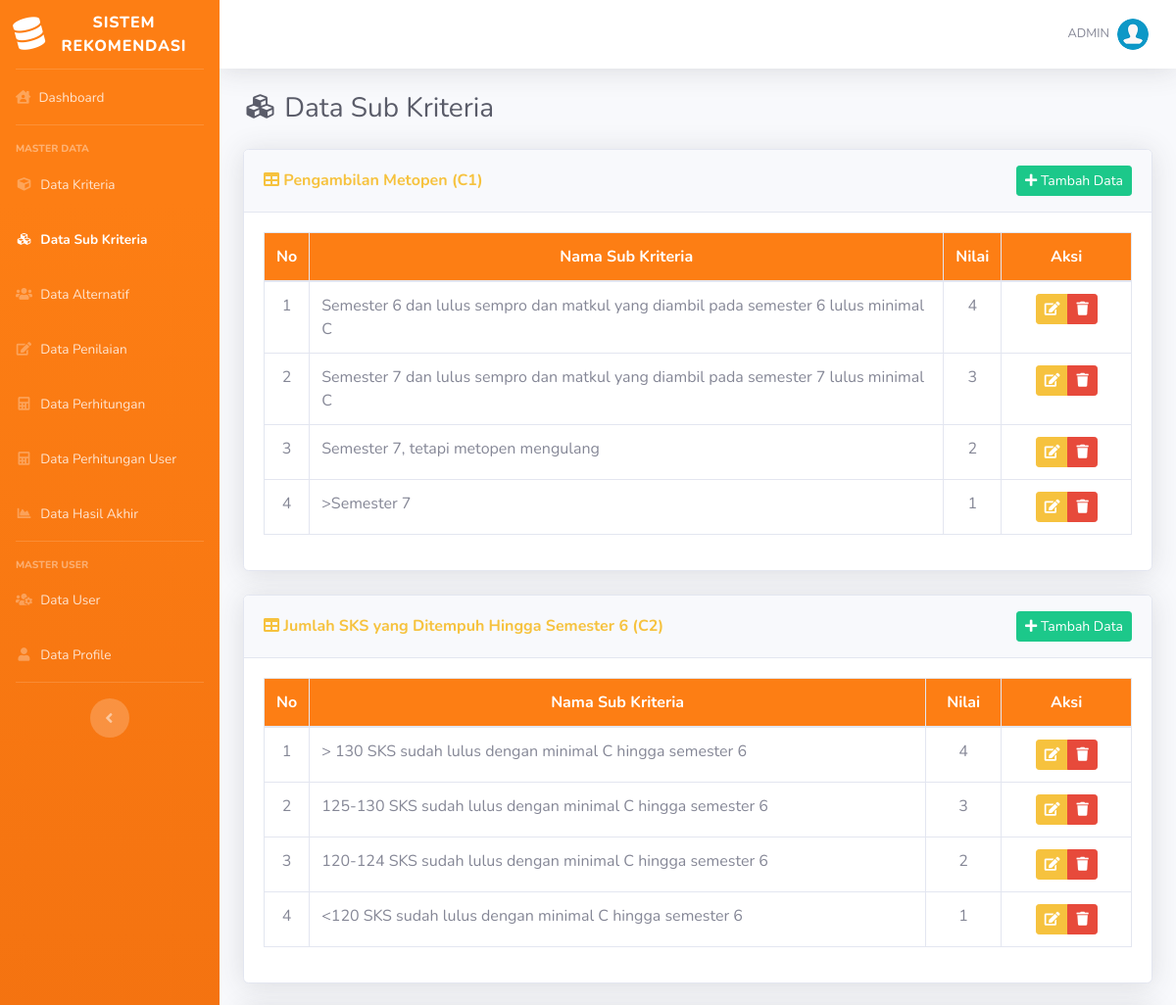
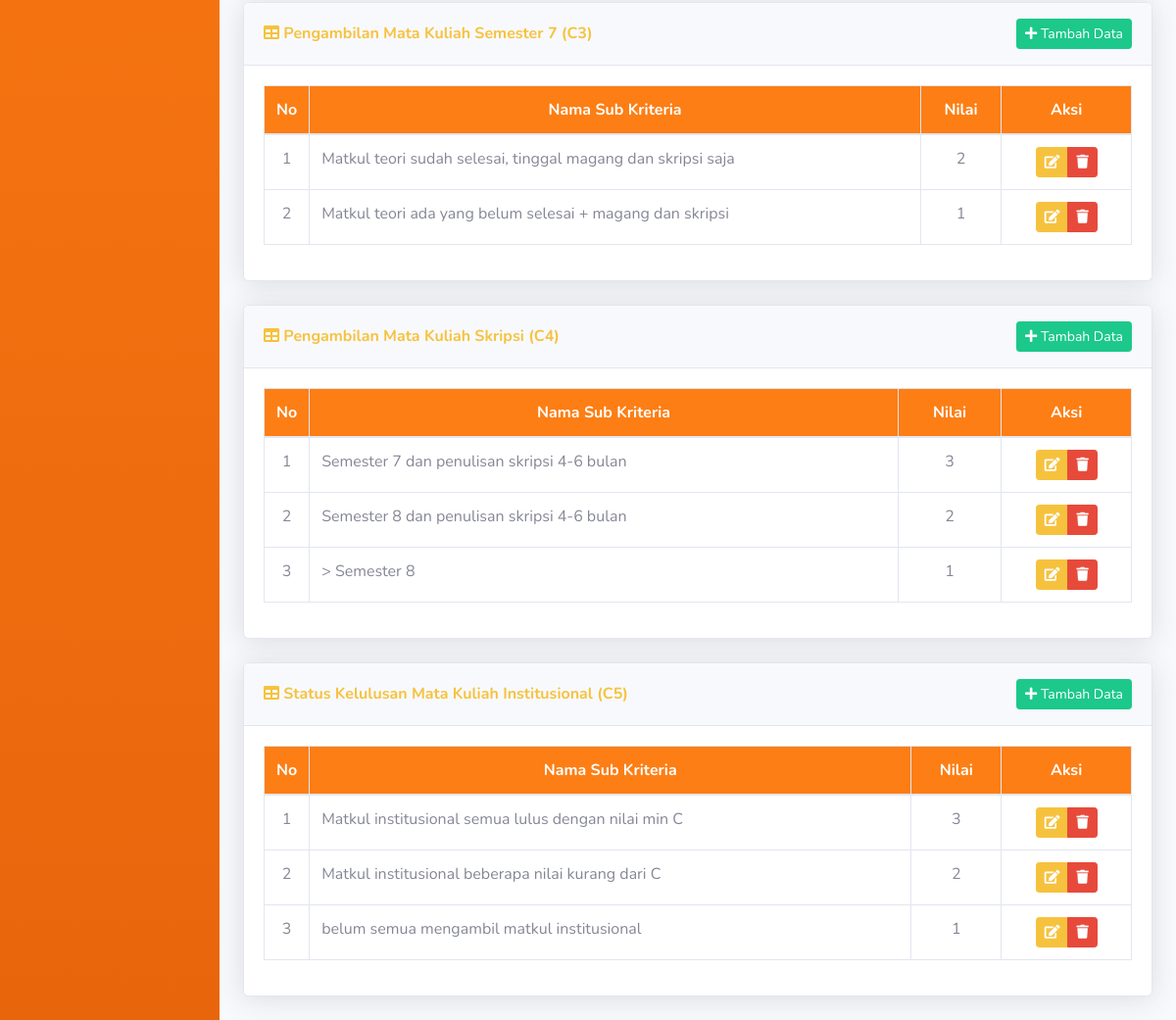
Page /list-sub-kriteria.php (signed in) on the committed database (2 pictures, top to bottom).
### tables this page shows
CREATE TABLE `kriteria` (
  `id_kriteria` int(11) NOT NULL,
  `kode_kriteria` varchar(10) NOT NULL,
  `nama` varchar(200) NOT NULL,
  `type` enum('Benefit','Cost') NOT NULL,
  `bobot` float NOT NULL,
  `ada_pilihan` tinyint(1) DEFAULT NULL
);

CREATE TABLE `sub_kriteria` (
  `id_sub_kriteria` int(11) NOT NULL,
  `id_kriteria` int(11) NOT NULL,
  `nama` varchar(200) NOT NULL,
  `nilai` float NOT NULL
);

### includes/functions.php (called while the page is built, shortened)
<?php
function get_role() {
    if (isset($_SESSION['user_id']) && isset($_SESSION['role'])) {
        if ($_SESSION['role'] == '1') {
            return 'admin';
        } else {
            return 'user';
        }
    } else {
        return false;
    }
}

### list-sub-kriteria.php (the view, shortened to what this page needs)
<?php
require_once('includes/init.php');
$page = "Sub Kriteria";
require_once('template/header.php');
?>
<div class="d-sm-flex align-items-center justify-content-between mb-4">
    <h1 class="h3 mb-0 text-gray-800"><i class="fas fa-fw fa-cubes"></i> Data Sub Kriteria</h1>
</div>
<?php
$query = mysqli_query($koneksi,"SELECT * FROM kriteria WHERE ada_pilihan='1' ORDER BY kode_kriteria ASC");
$cek = mysqli_num_rows($query);
if($cek <= 0) {
?>
<div class="card shadow mb-4">
    <div class="card-header py-3">
        <h6 class="m-0 font-weight-bold text-orange"><i class="fa fa-table"></i> Daftar Data Sub Kriteria</h6>
    </div>
    <div class="card-body">
		<div class="alert alert-info">
			Cara penilaian pada kriteria berjenis input langsung semua.
		</div>
	</div>
</div>
<?php
}else{
	while($data = mysqli_fetch_array($query)){
?>
<div class="card shadow mb-4">
    <div class="card-header py-3">
        <div class="d-sm-flex align-items-center justify-content-between">
			<h6 class="m-0 font-weight-bold text-warning"><i class="fa fa-table"></i> <?= $data['nama']." (".$data['kode_kriteria'].")" ?></h6>
			<a href="#tambah<?= $data['id_kriteria']; ?>" data-toggle="modal" class="btn btn-sm btn-success"> <i class="fa fa-plus"></i> Tambah Data </a>
		</div>
    </div>
    <div class="card-body">
		<div class="table-responsive">
			<table class="table table-bordered" width="100%" cellspacing="0">
				<thead class="bg-orange text-white">
					<tr align="center">
						<th width="5%">No</th>
						<th>Nama Sub Kriteria</th>
						<th>Nilai</th>
						<th width="15%">Aksi</th>
					</tr>
				</thead>
				<tbody>
					<?php
						$no=1;
						$id_kriteria = $data['id_kriteria'];
						$q = mysqli_query($koneksi,"SELECT * FROM sub_kriteria WHERE id_kriteria = '$id_kriteria' ORDER BY nilai DESC");
						while($d = mysqli_fetch_array($q)){
					?>
					<tr align="center">
						<td><?=$no ?></td>
						<td align="left"><?= $d['nama'] ?></td>
						<td><?= $d['nilai'] ?></td>
						<td>
							<div class="btn-group" role="group">
								<a data-toggle="modal" title="Edit Data" href="#editsk<?= $d['id_sub_kriteria'] ?>" class="btn btn-warning btn-sm"><i class="fa fa-edit"></i></a>
								<a  data-toggle="tooltip" data-placement="bottom" title="Hapus Data" href="hapus-sub-kriteria.php?id=<?php echo $d['id_sub_kriteria']; ?>" onclick="return confirm ('Apakah anda yakin untuk meghapus data ini')" class="btn btn-danger btn-sm"><i class="fa fa-trash"></i></a>
							</div>
						</td>
					</tr>
                <?php
					$no++;
					}
				?>
				</tbody>
			</table>
		</div>
	</div>
</div>
<?php
}
}
require_once('template/footer.php');
?>

### template/header.php (shortened to what this page needs)
<!DOCTYPE html>
<html lang="en">
<head>
  <link href="assets/vendor/fontawesome-free/css/all.min.css" rel="stylesheet" type="text/css">
  <link href="assets/css/sb-admin-2.min.css" rel="stylesheet">
  <link href="assets/vendor/datatables/dataTables.bootstrap4.min.css" rel="stylesheet">
  <link rel="stylesheet" href="assets/css/style.css">
</head>
<body id="page-top">
  <div id="wrapper">
    <ul class="navbar-nav bg-gradient-orange sidebar sidebar-dark accordion" id="accordionSidebar">
      <a class="sidebar-brand d-flex align-items-center justify-content-center" href="index.php">
        <div class="sidebar-brand-icon rotate-n-15">
          <i class="fas fa-database"></i>
        </div>
        <div class="sidebar-brand-text mx-3">SISTEM REKOMENDASI</div>
      </a>
      <hr class="sidebar-divider my-0">
      <li class="nav-item <?php if ($page == "Dashboard") {
                            echo "active";
                          } ?>">
        <a class="nav-link" href="index.php">
        <i class="fas fa-house-user"></i>
          <span>Dashboard</span></a>
      </li>
      <?php
      $user_role = get_role();
      if ($user_role == 'admin') {
      ?>
        <hr class="sidebar-divider">
        <div class="sidebar-heading">
          Master Data
        </div>
        <li class="nav-item <?php if ($page == "Kriteria") {
                              echo "active";
                            } ?>">
          <a class="nav-link" href="list-kriteria.php">
            <i class="fas fa-fw fa-cube"></i>
            <span>Data Kriteria</span></a>
        </li>
        <li class="nav-item <?php if ($page == "Sub Kriteria") {
                              echo "active";
                            } ?>">
          <a class="nav-link" href="list-sub-kriteria.php">
            <i class="fas fa-fw fa-cubes"></i>
            <span>Data Sub Kriteria</span></a>
        </li>
        <li class="nav-item <?php if ($page == "Alternatif") {
                              echo "active";
                            } ?>">
          <a class="nav-link" href="list-alternatif.php">
            <i class="fas fa-fw fa-users"></i>
            <span>Data Alternatif</span></a>
        </li>
        <li class="nav-item <?php if ($page == "Penilaian") {
                              echo "active";
                            } ?>">
          <a class="nav-link" href="list-penilaian.php">
            <i class="fas fa-fw fa-edit"></i>
            <span>Data Penilaian</span></a>
        </li>
        <li class="nav-item <?php if ($page == "Perhitungan") {
                              echo "active";
                            } ?>">
          <a class="nav-link" href="Perhitungan.php">
            <i class="fas fa-fw fa-calculator"></i>
            <span>Data Perhitungan</span></a>
        </li>
        <li class="nav-item <?php if ($page == "Perhitungan_user") {
                              echo "active";
                            } ?>">
          <a class="nav-link" href="Perhitungan_user.php">
            <i class="fas fa-fw fa-calculator"></i>
            <span>Data Perhitungan User</span></a>
        </li>
        <li class="nav-item <?php if ($page == "Hasil") {
                              echo "active";
                            } ?>">
          <a class="nav-link" href="hasil_user.php">
            <i class="fas fa-fw fa-chart-area"></i>
            <span>Data Hasil Akhir</span></a>
        </li>
        <hr class="sidebar-divider">
        <div class="sidebar-heading">
          Master User
        </div>
        <li class="nav-item <?php if ($page == "User") {
                              echo "active";
                            } ?>">
          <a class="nav-link" href="list-user.php">
            <i class="fas fa-fw fa-users-cog"></i>
            <span>Data User</span></a>
        </li>
        <li class="nav-item <?php if ($page == "Profile") {
                              echo "active";
                            } ?>">
          <a class="nav-link" href="list-profile.php">
            <i class="fas fa-fw fa-user"></i>
            <span>Data Profile</span></a>
        </li>
      <?php
      }
      ?>
      <hr class="sidebar-divider d-none d-md-block">
      <div class="text-center d-none d-md-inline">
        <button class="rounded-circle border-0" id="sidebarToggle"></button>
      </div>
    </ul>
    <div id="content-wrapper" class="d-flex flex-column">
      <div id="content">
        <nav class="navbar navbar-expand navbar-light bg-white topbar mb-4 static-top shadow">
          <ul class="navbar-nav ml-auto">
            <li class="nav-item dropdown no-arrow">
              <a class="nav-link dropdown-toggle" href="#" id="userDropdown" role="button" data-toggle="dropdown" aria-haspopup="true" aria-expanded="false">
                <span class="text-uppercase mr-2 d-none d-lg-inline text-gray-600 small">
                  <?php
                  echo $_SESSION['username'];
                  ?>
                </span>
                <img class="img-profile rounded-circle" src="assets/img/user.png">
              </a>
            </li>
          </ul>
        </nav>
        <div class="container-fluid">

### template/footer.php (shortened to what this page needs)
</div>
</div>
</div>
</body>
</html>

### assets/css/style.css (style rules this page uses)
.bg-gradient-orange { background-color: #fd7e14 !important; background-image: linear-gradient(180deg, #fd7e14 10%, #e9650c 100%) !important; background-size: cover; }
.bg-orange { background-color: #fd7e14 !important; }
.bg-gradient-orange { background-color: #fd7e14; background-image: linear-gradient(180deg, #fd7e14 10%, #ff7300 100%); background-size: cover; }

### rows in the picture
kriteria: nama "Pengambilan Metopen", kode_kriteria "C1"
sub_kriteria: nama "Semester 6 dan lulus sempro dan matkul yang diambil pada semester 6 lulus minimal C", nilai "4"
sub_kriteria: nama "Semester 7 dan lulus sempro dan matkul yang diambil pada semester 7 lulus minimal C", nilai "3"
sub_kriteria: nama "Semester 7, tetapi metopen mengulang", nilai "2"
sub_kriteria: nama ">Semester 7", nilai "1"
kriteria: nama "Jumlah SKS yang Ditempuh Hingga Semester 6", kode_kriteria "C2"
sub_kriteria: nama "> 130 SKS sudah lulus dengan minimal C hingga semester 6", nilai "4"
sub_kriteria: nama "125-130 SKS sudah lulus dengan minimal C hingga semester 6", nilai "3"
sub_kriteria: nama "120-124 SKS sudah lulus dengan minimal C hingga semester 6", nilai "2"
sub_kriteria: nama "<120 SKS sudah lulus dengan minimal C hingga semester 6", nilai "1"
kriteria: nama "Pengambilan Mata Kuliah Semester 7", kode_kriteria "C3"
sub_kriteria: nama "Matkul teori sudah selesai, tinggal magang dan skripsi saja", nilai "2"
sub_kriteria: nama "Matkul teori ada yang belum selesai + magang dan skripsi", nilai "1"
kriteria: nama "Pengambilan Mata Kuliah Skripsi", kode_kriteria "C4"
sub_kriteria: nama "Semester 7 dan penulisan skripsi 4-6 bulan", nilai "3"
sub_kriteria: nama "Semester 8 dan penulisan skripsi 4-6 bulan", nilai "2"
sub_kriteria: nama "> Semester 8", nilai "1"
kriteria: nama "Status Kelulusan Mata Kuliah Institusional", kode_kriteria "C5"
sub_kriteria: nama "Matkul institusional semua lulus dengan nilai min C", nilai "3"
sub_kriteria: nama "Matkul institusional beberapa nilai kurang dari C", nilai "2"
sub_kriteria: nama "belum semua mengambil matkul institusional", nilai "1"

### other values in the picture
$_SESSION['username'] "ADMIN"
